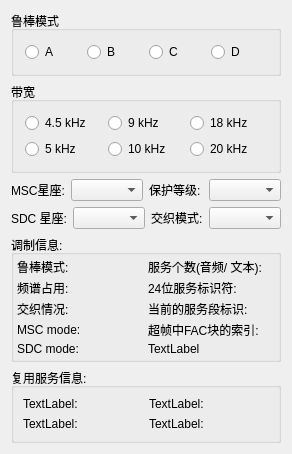
              <widget class="QWidget" name="tabChannelParameters">
               <attribute name="title">
                <string>调制参数</string>
               </attribute>
               <layout class="QGridLayout" name="gridLayout_4">
                <item row="4" column="0">
                 <widget class="QGroupBox" name="groupBox_2">
                  <property name="minimumSize">
                   <size>
                    <width>0</width>
                    <height>110</height>
                   </size>
                  </property>
                  <property name="title">
                   <string>调制信息:</string>
                  </property>
                  <layout class="QVBoxLayout" name="verticalLayout_24">
                   <property name="spacing">
                    <number>3</number>
                   </property>
                   <property name="leftMargin">
                    <number>3</number>
                   </property>
                   <property name="topMargin">
                    <number>3</number>
                   </property>
                   <property name="rightMargin">
                    <number>3</number>
                   </property>
                   <property name="bottomMargin">
                    <number>3</number>
                   </property>
                   <item>
                    <layout class="QHBoxLayout" name="horizontalLayout_19">
                     <item>
                      <widget class="QLabel" name="label_Robustmode">
                       <property name="text">
                        <string>鲁棒模式:</string>
                       </property>
                      </widget>
                     </item>
                     <item>
                      <widget class="QLabel" name="label_TableNumOfServices">
                       <property name="text">
                        <string>服务个数(音频/ 文本):</string>
                       </property>
                      </widget>
                     </item>
                    </layout>
                   </item>
                   <item>
                    <layout class="QHBoxLayout" name="horizontalLayout_20">
                     <item>
                      <widget class="QLabel" name="label_SpectrumOccup">
                       <property name="text">
                        <string>频谱占用:</string>
                       </property>
                      </widget>
                     </item>
                     <item>
                      <widget class="QLabel" name="label_ServiceID">
                       <property name="text">
                        <string>24位服务标识符:</string>
                       </property>
                      </widget>
                     </item>
                    </layout>
                   </item>
                   <item>
                    <layout class="QHBoxLayout" name="horizontalLayout_16">
                     <item>
                      <widget class="QLabel" name="label_SymbolInterlMode">
                       <property name="text">
                        <string>交织情况:</string>
                       </property>
                      </widget>
                     </item>
                     <item>
                      <widget class="QLabel" name="label_CurShortID">
                       <property name="text">
                        <string>当前的服务段标识:</string>
                       </property>
                      </widget>
                     </item>
                    </layout>
                   </item>
                   <item>
                    <layout class="QHBoxLayout" name="horizontalLayout_17">
                     <item>
                      <widget class="QLabel" name="label_MSCmode">
                       <property name="text">
                        <string>MSC mode:</string>
                       </property>
                      </widget>
                     </item>
                     <item>
                      <widget class="QLabel" name="label_iFrameIDTransm">
                       <property name="text">
                        <string>超帧中FAC块的索引:</string>
                       </property>
                      </widget>
                     </item>
                    </layout>
                   </item>
                   <item>
                    <layout class="QHBoxLayout" name="horizontalLayout_18">
                     <item>
                      <widget class="QLabel" name="label_SDCnode">
                       <property name="text">
                        <string>SDC mode:</string>
                       </property>
                      </widget>
                     </item>
                     <item>
                      <widget class="QLabel" name="label_27">
                       <property name="text">
                        <string>TextLabel</string>
                       </property>
                      </widget>
                     </item>
                    </layout>
                   </item>
                  </layout>
                 </widget>
                </item>
                <item row="0" column="0">
                 <widget class="QGroupBox" name="GroupBoxRobustnessMode">
                  <property name="title">
                   <string>鲁棒模式</string>
                  </property>
                  <property name="radioButtonExclusive" stdset="0">
                   <bool>true</bool>
                  </property>
                  <layout class="QGridLayout" name="gridLayout_5">
                   <property name="leftMargin">
                    <number>11</number>
                   </property>
                   <property name="topMargin">
                    <number>11</number>
                   </property>
                   <property name="rightMargin">
                    <number>11</number>
                   </property>
                   <property name="bottomMargin">
                    <number>11</number>
                   </property>
                   <item row="0" column="0">
                    <widget class="QRadioButton" name="RadioButtonRMA">
                     <property name="text">
                      <string>A</string>
                     </property>
                     <attribute name="buttonGroup">
                      <string notr="true">ButtonGroupRobustnessMode</string>
                     </attribute>
                    </widget>
                   </item>
                   <item row="0" column="1">
                    <widget class="QRadioButton" name="RadioButtonRMB">
                     <property name="text">
                      <string>B</string>
                     </property>
                     <attribute name="buttonGroup">
                      <string notr="true">ButtonGroupRobustnessMode</string>
                     </attribute>
                    </widget>
                   </item>
                   <item row="0" column="2">
                    <widget class="QRadioButton" name="RadioButtonRMC">
                     <property name="text">
                      <string>C</string>
                     </property>
                     <attribute name="buttonGroup">
                      <string notr="true">ButtonGroupRobustnessMode</string>
                     </attribute>
                    </widget>
                   </item>
                   <item row="0" column="3">
                    <widget class="QRadioButton" name="RadioButtonRMD">
                     <property name="text">
                      <string>D</string>
                     </property>
                     <attribute name="buttonGroup">
                      <string notr="true">ButtonGroupRobustnessMode</string>
                     </attribute>
                    </widget>
                   </item>
                  </layout>
                 </widget>
                </item>
                <item row="3" column="0">
                 <layout class="QHBoxLayout">
                  <property name="spacing">
                   <number>6</number>
                  </property>
                  <property name="leftMargin">
                   <number>0</number>
                  </property>
                  <property name="topMargin">
                   <number>0</number>
                  </property>
                  <property name="rightMargin">
                   <number>0</number>
                  </property>
                  <property name="bottomMargin">
                   <number>0</number>
                  </property>
                  <item>
                   <layout class="QHBoxLayout">
                    <property name="spacing">
                     <number>6</number>
                    </property>
                    <property name="leftMargin">
                     <number>0</number>
                    </property>
                    <property name="topMargin">
                     <number>0</number>
                    </property>
                    <property name="rightMargin">
                     <number>0</number>
                    </property>
                    <property name="bottomMargin">
                     <number>0</number>
                    </property>
                    <item>
                     <widget class="QLabel" name="TextLabelSDCConst">
                      <property name="text">
                       <string>SDC 星座:</string>
                      </property>
                      <property name="wordWrap">
                       <bool>false</bool>
                      </property>
                     </widget>
                    </item>
                    <item>
                     <widget class="QComboBox" name="ComboBoxSDCConstellation"/>
                    </item>
                   </layout>
                  </item>
                  <item>
                   <layout class="QHBoxLayout">
                    <property name="spacing">
                     <number>6</number>
                    </property>
                    <property name="leftMargin">
                     <number>0</number>
                    </property>
                    <property name="topMargin">
                     <number>0</number>
                    </property>
                    <property name="rightMargin">
                     <number>0</number>
                    </property>
                    <property name="bottomMargin">
                     <number>0</number>
                    </property>
                    <item>
                     <widget class="QLabel" name="TextLabelInterleaver">
                      <property name="text">
                       <string>交织模式:</string>
                      </property>
                      <property name="wordWrap">
                       <bool>false</bool>
                      </property>
                     </widget>
                    </item>
                    <item>
                     <widget class="QComboBox" name="ComboBoxMSCInterleaver"/>
                    </item>
                   </layout>
                  </item>
                 </layout>
                </item>
                <item row="1" column="0">
                 <widget class="QGroupBox" name="GroupBoxBandwidth">
                  <property name="sizePolicy">
                   <sizepolicy hsizetype="Expanding" vsizetype="Preferred">
                    <horstretch>0</horstretch>
                    <verstretch>0</verstretch>
                   </sizepolicy>
                  </property>
                  <property name="title">
                   <string>带宽</string>
                  </property>
                  <property name="radioButtonExclusive" stdset="0">
                   <bool>true</bool>
                  </property>
                  <layout class="QVBoxLayout">
                   <property name="spacing">
                    <number>6</number>
                   </property>
                   <property name="leftMargin">
                    <number>11</number>
                   </property>
                   <property name="topMargin">
                    <number>11</number>
                   </property>
                   <property name="rightMargin">
                    <number>11</number>
                   </property>
                   <property name="bottomMargin">
                    <number>11</number>
                   </property>
                   <item>
                    <layout class="QHBoxLayout">
                     <property name="spacing">
                      <number>6</number>
                     </property>
                     <property name="leftMargin">
                      <number>0</number>
                     </property>
                     <property name="topMargin">
                      <number>0</number>
                     </property>
                     <property name="rightMargin">
                      <number>0</number>
                     </property>
                     <property name="bottomMargin">
                      <number>0</number>
                     </property>
                     <item>
                      <widget class="QRadioButton" name="RadioButtonBandwidth45">
                       <property name="text">
                        <string>4.5 kHz</string>
                       </property>
                       <attribute name="buttonGroup">
                        <string notr="true">ButtonGroupBandwidth</string>
                       </attribute>
                      </widget>
                     </item>
                     <item>
                      <widget class="QRadioButton" name="RadioButtonBandwidth9">
                       <property name="text">
                        <string>9 kHz</string>
                       </property>
                       <attribute name="buttonGroup">
                        <string notr="true">ButtonGroupBandwidth</string>
                       </attribute>
                      </widget>
                     </item>
                     <item>
                      <widget class="QRadioButton" name="RadioButtonBandwidth18">
                       <property name="text">
                        <string>18 kHz</string>
                       </property>
                       <attribute name="buttonGroup">
                        <string notr="true">ButtonGroupBandwidth</string>
                       </attribute>
                      </widget>
                     </item>
                    </layout>
                   </item>
                   <item>
                    <layout class="QHBoxLayout">
                     <property name="spacing">
                      <number>6</number>
                     </property>
                     <property name="leftMargin">
                      <number>0</number>
                     </property>
                     <property name="topMargin">
                      <number>0</number>
                     </property>
                     <property name="rightMargin">
                      <number>0</number>
                     </property>
                     <property name="bottomMargin">
                      <number>0</number>
                     </property>
                     <item>
                      <widget class="QRadioButton" name="RadioButtonBandwidth5">
                       <property name="text">
                        <string>5 kHz</string>
                       </property>
                       <attribute name="buttonGroup">
                        <string notr="true">ButtonGroupBandwidth</string>
                       </attribute>
                      </widget>
                     </item>
                     <item>
                      <widget class="QRadioButton" name="RadioButtonBandwidth10">
                       <property name="text">
                        <string>10 kHz</string>
                       </property>
                       <attribute name="buttonGroup">
                        <string notr="true">ButtonGroupBandwidth</string>
                       </attribute>
                      </widget>
                     </item>
                     <item>
                      <widget class="QRadioButton" name="RadioButtonBandwidth20">
                       <property name="text">
                        <string>20 kHz</string>
                       </property>
                       <attribute name="buttonGroup">
                        <string notr="true">ButtonGroupBandwidth</string>
                       </attribute>
                      </widget>
                     </item>
                    </layout>
                   </item>
                  </layout>
                 </widget>
                </item>
                <item row="2" column="0">
                 <layout class="QHBoxLayout">
                  <property name="spacing">
                   <number>6</number>
                  </property>
                  <property name="leftMargin">
                   <number>0</number>
                  </property>
                  <property name="topMargin">
                   <number>0</number>
                  </property>
                  <property name="rightMargin">
                   <number>0</number>
                  </property>
                  <property name="bottomMargin">
                   <number>0</number>
                  </property>
                  <item>
                   <layout class="QHBoxLayout">
                    <property name="spacing">
                     <number>6</number>
                    </property>
                    <property name="leftMargin">
                     <number>0</number>
                    </property>
                    <property name="topMargin">
                     <number>0</number>
                    </property>
                    <property name="rightMargin">
                     <number>0</number>
                    </property>
                    <property name="bottomMargin">
                     <number>0</number>
                    </property>
                    <item>
                     <widget class="QLabel" name="TextLabelMSCConst">
                      <property name="text">
                       <string>MSC星座:</string>
                      </property>
                      <property name="wordWrap">
                       <bool>false</bool>
                      </property>
                     </widget>
                    </item>
                    <item>
                     <widget class="QComboBox" name="ComboBoxMSCConstellation"/>
                    </item>
                   </layout>
                  </item>
                  <item>
                   <layout class="QHBoxLayout">
                    <property name="spacing">
                     <number>6</number>
                    </property>
                    <property name="leftMargin">
                     <number>0</number>
                    </property>
                    <property name="topMargin">
                     <number>0</number>
                    </property>
                    <property name="rightMargin">
                     <number>0</number>
                    </property>
                    <property name="bottomMargin">
                     <number>0</number>
                    </property>
                    <item>
                     <widget class="QLabel" name="TextLabelProtLev">
                      <property name="text">
                       <string>保护等级:</string>
                      </property>
                      <property name="wordWrap">
                       <bool>false</bool>
                      </property>
                     </widget>
                    </item>
                    <item>
                     <widget class="QComboBox" name="ComboBoxMSCProtLev"/>
                    </item>
                   </layout>
                  </item>
                 </layout>
                </item>
                <item row="5" column="0">
                 <widget class="QGroupBox" name="groupBox_3">
                  <property name="title">
                   <string>复用服务信息:</string>
                  </property>
                  <layout class="QVBoxLayout" name="verticalLayout_25">
                   <item>
                    <layout class="QHBoxLayout" name="horizontalLayout_23">
                     <item>
                      <widget class="QLabel" name="label_server0">
                       <property name="text">
                        <string>TextLabel:</string>
                       </property>
                      </widget>
                     </item>
                     <item>
                      <widget class="QLabel" name="label_server2">
                       <property name="text">
                        <string>TextLabel:</string>
                       </property>
                      </widget>
                     </item>
                    </layout>
                   </item>
                   <item>
                    <layout class="QHBoxLayout" name="horizontalLayout_22">
                     <item>
                      <widget class="QLabel" name="label_server1">
                       <property name="text">
                        <string>TextLabel:</string>
                       </property>
                      </widget>
                     </item>
                     <item>
                      <widget class="QLabel" name="label_server3">
                       <property name="text">
                        <string>TextLabel:</string>
                       </property>
                      </widget>
                     </item>
                    </layout>
                   </item>
                  </layout>
                 </widget>
                </item>
               </layout>
              </widget>
